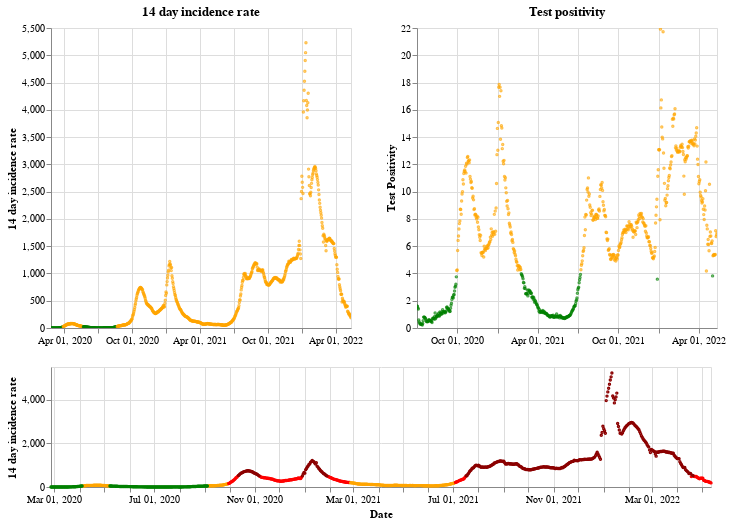

The notebook cell saved with this chart:
### Markdown cell above
## Northern Ireland

### Code cell
plot_traffic_light('Northern Ireland')

### Figure 1 — Vega-Lite specification as saved in the notebook (floating-point values rounded to 4 significant figures; data arrays with more than 128 entries replaced by an {"elided": "..."} marker saying what was removed)
{"config": {"view": {"continuousWidth": 400, "continuousHeight": 300}}, "vconcat": [{"hconcat": [{"mark": {"type": "point", "size": 2}, "encoding": {"color": {"condition": {"value": "green", "test": "(datum.twoWeeklyCasesRate <= 25)"}, "value": "orange"}, "tooltip": [{"type": "nominal", "field": "areaName"}, {"type": "temporal", "field": "date"}, {"type": "quantitative", "field": "twoWeeklyCasesRate"}, {"type": "quantitative", "field": "testPositivity"}], "x": {"type": "temporal", "axis": {"title": ""}, "field": "date", "scale": {"domain": {"selection": "DateBrush"}}, "timeUnit": "yearmonthdate"}, "y": {"type": "quantitative", "axis": {"title": "14 day incidence rate"}, "field": "twoWeeklyCasesRate"}}, "title": "14 day incidence rate", "width": 300}, {"mark": {"type": "point", "size": 2}, "encoding": {"color": {"condition": {"value": "green", "test": "(datum.testPositivity <= 4)"}, "value": "orange"}, "tooltip": [{"type": "nominal", "field": "areaName"}, {"type": "temporal", "field": "date"}, {"type": "quantitative", "field": "twoWeeklyCasesRate"}, {"type": "quantitative", "field": "testPositivity"}], "x": {"type": "temporal", "axis": {"title": ""}, "field": "date", "scale": {"domain": {"selection": "DateBrush"}}, "timeUnit": "yearmonthdate"}, "y": {"type": "quantitative", "axis": {"title": "Test Positivity"}, "field": "testPositivity"}}, "title": "Test positivity", "width": 300}]}, {"layer": [{"mark": {"type": "point", "size": 2}, "encoding": {"color": {"condition": {"value": "orange", "test": "(((datum.testPositivity < 4) && (datum.twoWeeklyCasesRate >= 50)) && (datum.twoWeeklyCasesRate < 200))"}, "value": "red"}, "opacity": {"condition": {"value": 1, "test": "((datum.twoWeeklyCasesRate >= 50) && (datum.twoWeeklyCasesRate < 500))"}, "value": 0}, "tooltip": [{"type": "nominal", "field": "areaName"}, {"type": "temporal", "field": "date"}, {"type": "quantitative", "field": "twoWeeklyCasesRate"}, {"type": "quantitative", "field": "testPositivity"}], "x": {"type": "temporal", "axis": {"title": "Date"}, "field": "date", "timeUnit": "yearmonthdate"}, "y": {"type": "quantitative", "axis": {"title": "14 day incidence rate"}, "field": "twoWeeklyCasesRate"}}, "selection": {"DateBrush": {"type": "interval", "encodings": ["x"], "fields": ["Time"]}}}, {"mark": {"type": "point", "size": 2}, "encoding": {"color": {"value": "darkred"}, "opacity": {"condition": {"value": 1, "test": "(datum.twoWeeklyCasesRate >= 500)"}, "value": 0}, "tooltip": [{"type": "nominal", "field": "areaName"}, {"type": "temporal", "field": "date"}, {"type": "quantitative", "field": "twoWeeklyCasesRate"}, {"type": "quantitative", "field": "testPositivity"}], "x": {"type": "temporal", "axis": {"title": "Date"}, "field": "date", "timeUnit": "yearmonthdate"}, "y": {"type": "quantitative", "axis": {"title": "14 day incidence rate"}, "field": "twoWeeklyCasesRate"}}}, {"mark": {"type": "point", "size": 2}, "encoding": {"color": {"condition": {"value": "green", "test": "((datum.testPositivity < 4) && (datum.twoWeeklyCasesRate < 50))"}, "value": "orange"}, "opacity": {"condition": {"value": 1, "test": "(datum.twoWeeklyCasesRate < 50)"}, "value": 0}, "tooltip": [{"type": "nominal", "field": "areaName"}, {"type": "temporal", "field": "date"}, {"type": "quantitative", "field": "twoWeeklyCasesRate"}, {"type": "quantitative", "field": "testPositivity"}], "x": {"type": "temporal", "axis": {"title": "Date"}, "field": "date", "timeUnit": "yearmonthdate"}, "y": {"type": "quantitative", "axis": {"title": "14 day incidence rate"}, "field": "twoWeeklyCasesRate"}}}], "height": 120, "width": 660}], "data": {"name": "data-eecec5ac9462b78847a2e1a8f2713922"}, "$schema": "https://vega.github.io/schema/vega-lite/v4.8.1.json", "datasets": {"data-eecec5ac9462b78847a2e1a8f2713922": {"elided": "807 records"}}}
